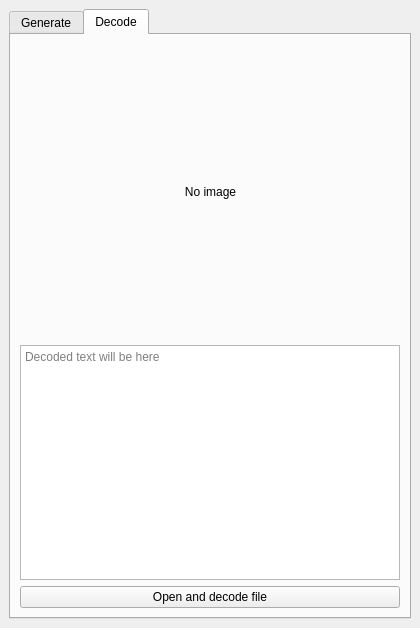
<?xml version="1.0" encoding="UTF-8"?>
<ui version="4.0">
    <class>MainWindow</class>
    <widget class="QMainWindow" name="MainWindow">
        <property name="geometry">
            <rect>
                <x>0</x>
                <y>0</y>
                <width>420</width>
                <height>628</height>
            </rect>
        </property>
        <property name="minimumSize">
            <size>
                <width>420</width>
                <height>520</height>
            </size>
        </property>
        <property name="windowTitle">
            <string>QR-code generator</string>
        </property>
        <widget class="QWidget" name="centralwidget">
            <layout class="QGridLayout" name="gridLayout_2">
                <item row="0" column="0">
                    <widget class="QTabWidget" name="tabWidget">
                        <property name="currentIndex">
                            <number>1</number>
                        </property>
                        <widget class="QWidget" name="generate_tab">
                            <attribute name="title">
                                <string>Generate</string>
                            </attribute>
                            <layout class="QGridLayout" name="gridLayout">
                                <item row="0" column="0" colspan="3">
                                    <layout class="QHBoxLayout" name="horizontalLayout">
                                        <item>
                                            <spacer name="horizontalSpacer">
                                                <property name="orientation">
                                                    <enum>Qt::Horizontal</enum>
                                                </property>
                                                <property name="sizeHint" stdset="0">
                                                    <size>
                                                        <width>40</width>
                                                        <height>20</height>
                                                    </size>
                                                </property>
                                            </spacer>
                                        </item>
                                        <item>
                                            <widget class="QLabel" name="qr_content">
                                                <property name="minimumSize">
                                                    <size>
                                                        <width>295</width>
                                                        <height>295</height>
                                                    </size>
                                                </property>
                                                <property name="maximumSize">
                                                    <size>
                                                        <width>295</width>
                                                        <height>295</height>
                                                    </size>
                                                </property>
                                                <property name="text">
                                                    <string>No image</string>
                                                </property>
                                                <property name="alignment">
                                                    <set>Qt::AlignCenter</set>
                                                </property>
                                            </widget>
                                        </item>
                                        <item>
                                            <spacer name="horizontalSpacer_2">
                                                <property name="orientation">
                                                    <enum>Qt::Horizontal</enum>
                                                </property>
                                                <property name="sizeHint" stdset="0">
                                                    <size>
                                                        <width>40</width>
                                                        <height>20</height>
                                                    </size>
                                                </property>
                                            </spacer>
                                        </item>
                                    </layout>
                                </item>
                                <item row="2" column="0">
                                    <widget class="QComboBox" name="correction_level">
                                        <property name="toolTip">
                                            <string>Correction level: the higher this level, the higher the acceptable
                                                level of image damage and the less information with an equal size
                                            </string>
                                        </property>
                                        <item>
                                            <property name="text">
                                                <string>Correction level H (30%)</string>
                                            </property>
                                        </item>
                                        <item>
                                            <property name="text">
                                                <string>Correction level Q (25%)</string>
                                            </property>
                                        </item>
                                        <item>
                                            <property name="text">
                                                <string>Correction level M (15%)</string>
                                            </property>
                                        </item>
                                        <item>
                                            <property name="text">
                                                <string>Correction level L (7%)</string>
                                            </property>
                                        </item>
                                    </widget>
                                </item>
                                <item row="2" column="1">
                                    <widget class="QLabel" name="version_label">
                                        <property name="minimumSize">
                                            <size>
                                                <width>90</width>
                                                <height>0</height>
                                            </size>
                                        </property>
                                        <property name="maximumSize">
                                            <size>
                                                <width>90</width>
                                                <height>16777215</height>
                                            </size>
                                        </property>
                                        <property name="text">
                                            <string>Version:</string>
                                        </property>
                                    </widget>
                                </item>
                                <item row="2" column="2">
                                    <widget class="QSpinBox" name="version">
                                        <property name="maximumSize">
                                            <size>
                                                <width>80</width>
                                                <height>16777215</height>
                                            </size>
                                        </property>
                                        <property name="toolTip">
                                            <string>Version affects the amount of encrypted data. The larger the
                                                version, the more data.
                                            </string>
                                        </property>
                                        <property name="minimum">
                                            <number>1</number>
                                        </property>
                                        <property name="maximum">
                                            <number>40</number>
                                        </property>
                                    </widget>
                                </item>
                                <item row="3" column="0" colspan="3">
                                    <widget class="QPushButton" name="generate">
                                        <property name="text">
                                            <string>Generate QR-code</string>
                                        </property>
                                    </widget>
                                </item>
                                <item row="1" column="0" colspan="3">
                                    <widget class="QPlainTextEdit" name="text">
                                        <property name="sizePolicy">
                                            <sizepolicy hsizetype="Expanding" vsizetype="Minimum">
                                                <horstretch>0</horstretch>
                                                <verstretch>0</verstretch>
                                            </sizepolicy>
                                        </property>
                                        <property name="toolTip">
                                            <string>Enter your text here.</string>
                                        </property>
                                        <property name="placeholderText">
                                            <string>Enter text</string>
                                        </property>
                                    </widget>
                                </item>
                            </layout>
                        </widget>
                        <widget class="QWidget" name="tab_2">
                            <attribute name="title">
                                <string>Decode</string>
                            </attribute>
                            <layout class="QGridLayout" name="gridLayout_3">
                                <item row="2" column="0" colspan="2">
                                    <layout class="QHBoxLayout" name="horizontalLayout_3">
                                        <item>
                                            <spacer name="horizontalSpacer_4">
                                                <property name="orientation">
                                                    <enum>Qt::Horizontal</enum>
                                                </property>
                                                <property name="sizeHint" stdset="0">
                                                    <size>
                                                        <width>40</width>
                                                        <height>20</height>
                                                    </size>
                                                </property>
                                            </spacer>
                                        </item>
                                        <item>
                                            <widget class="QLabel" name="decoded_qr_content">
                                                <property name="minimumSize">
                                                    <size>
                                                        <width>295</width>
                                                        <height>295</height>
                                                    </size>
                                                </property>
                                                <property name="maximumSize">
                                                    <size>
                                                        <width>295</width>
                                                        <height>295</height>
                                                    </size>
                                                </property>
                                                <property name="text">
                                                    <string>No image</string>
                                                </property>
                                                <property name="alignment">
                                                    <set>Qt::AlignCenter</set>
                                                </property>
                                            </widget>
                                        </item>
                                        <item>
                                            <spacer name="horizontalSpacer_3">
                                                <property name="orientation">
                                                    <enum>Qt::Horizontal</enum>
                                                </property>
                                                <property name="sizeHint" stdset="0">
                                                    <size>
                                                        <width>40</width>
                                                        <height>20</height>
                                                    </size>
                                                </property>
                                            </spacer>
                                        </item>
                                    </layout>
                                </item>
                                <item row="4" column="0" colspan="2">
                                    <widget class="QPlainTextEdit" name="decoded_text">
                                        <property name="readOnly">
                                            <bool>true</bool>
                                        </property>
                                        <property name="placeholderText">
                                            <string>Decoded text will be here</string>
                                        </property>
                                    </widget>
                                </item>
                                <item row="5" column="0" colspan="2">
                                    <widget class="QPushButton" name="open_file">
                                        <property name="text">
                                            <string>Open and decode file</string>
                                        </property>
                                    </widget>
                                </item>
                            </layout>
                        </widget>
                    </widget>
                </item>
            </layout>
        </widget>
    </widget>
    <resources/>
    <connections/>
</ui>
